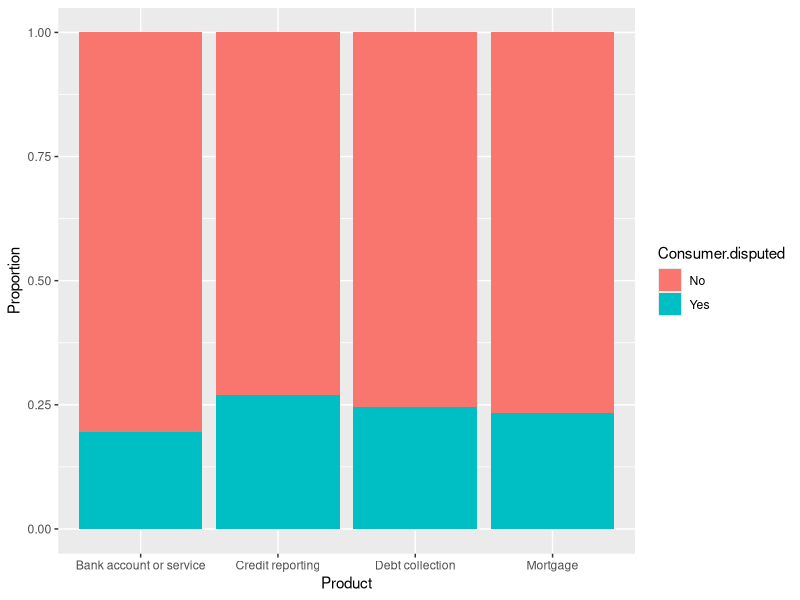
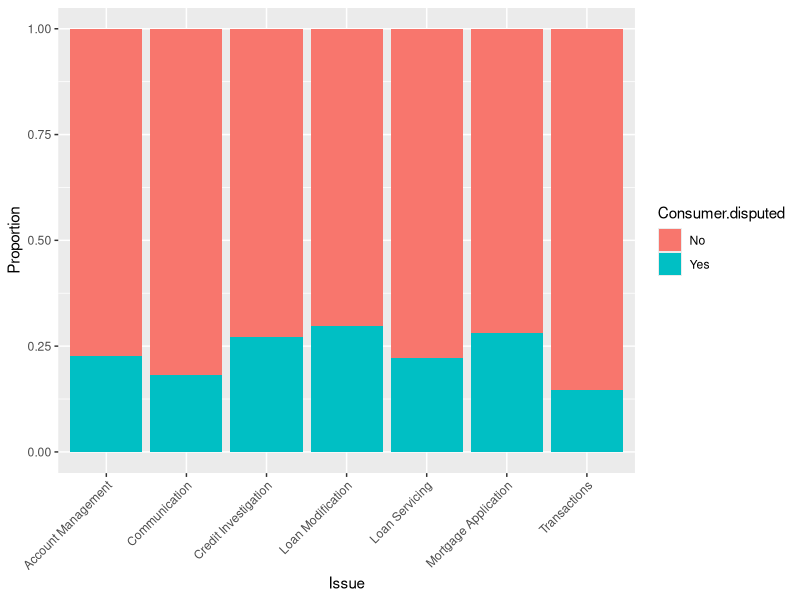
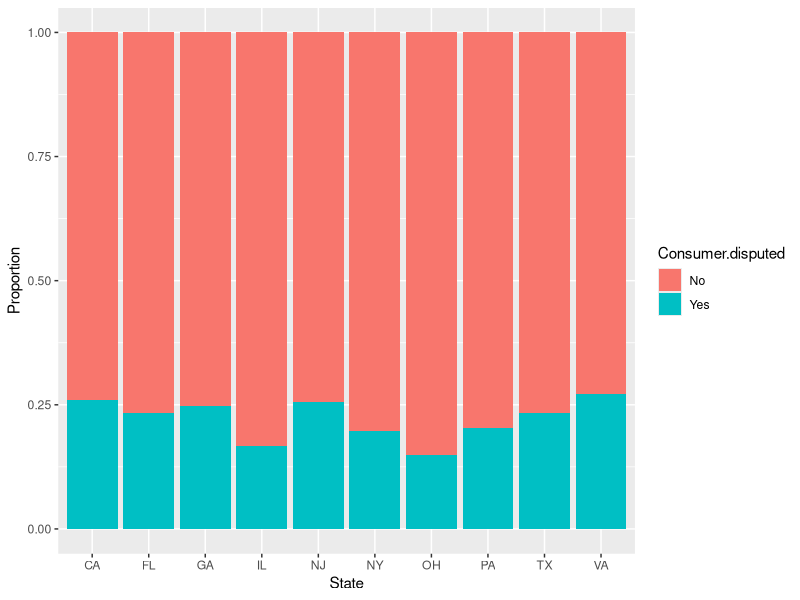
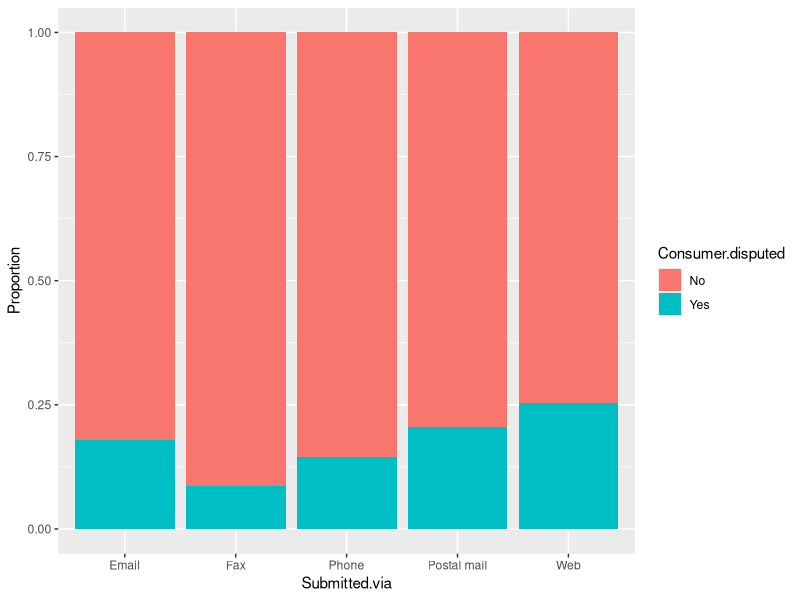
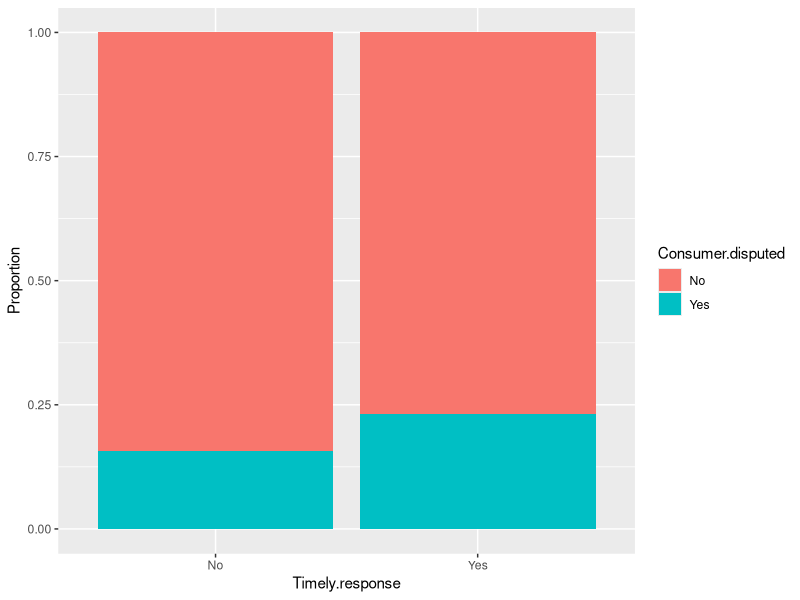
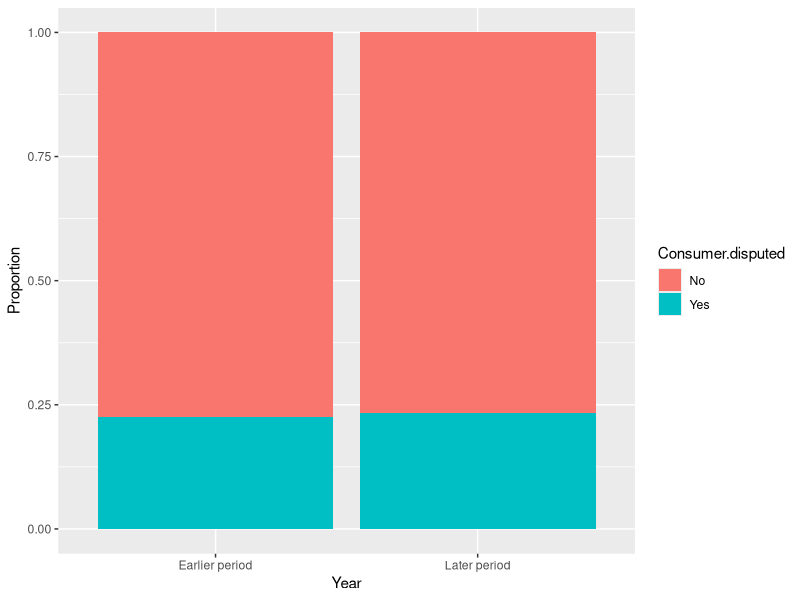
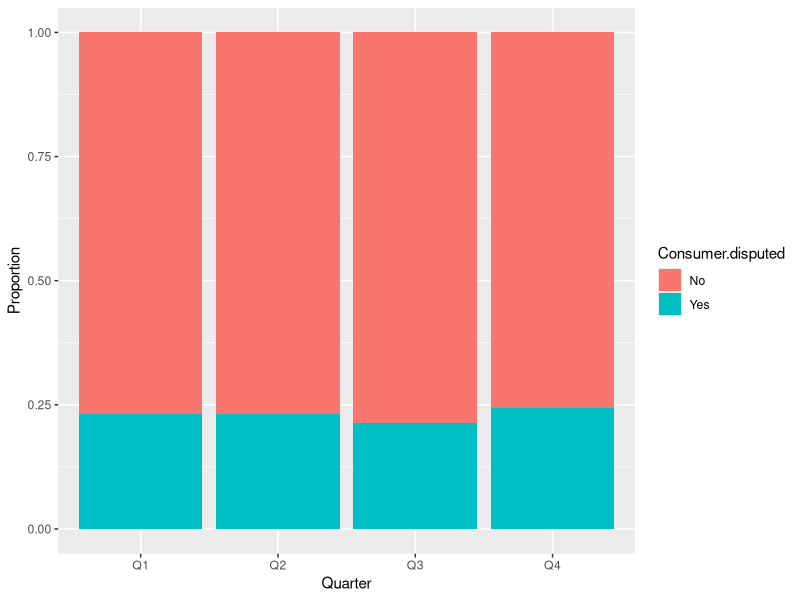
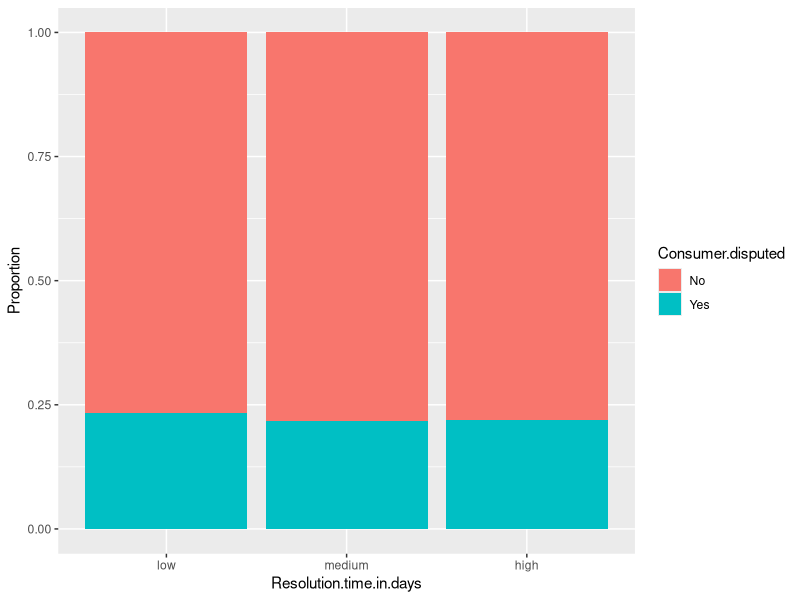

Reproduce these figures in R, in order.
## ---- chunk 1
library(tidyverse)
library(dplyr)
library(caret)
library(ggplot2)
library(e1071)

cc <- read.csv('consumer_complaints.csv')
glimpse(cc)
## ---- chunk 2
str(cc$Consumer.disputed.)

cc$Consumer.disputed. <- factor(cc$Consumer.disputed.)
levels(cc$Consumer.disputed.)

table(cc$Consumer.disputed.)

cc %>% group_by(Consumer.disputed.) %>% 
  summarise(Count = n()/14000)
## ---- chunk 3
names(cc)
cc <- cc %>% rename(Resolution.time.in.days = Resolution.time.in.days., 
              Timely.response=Timely.response.,
              Consumer.disputed=Consumer.disputed.,
              Quarter = QTR..US.FLY.)

## ---- chunk 4
sapply(cc, function(x) length(unique(x)))
## ---- chunk 5
cc <- cc %>% select(-X.ID, -Company, -Date.received, -Date.resolved, -Date.received.1, -Date.resolved.1)

str(cc)
## ---- chunk 6
summary(cc)
table(cc$State)

cc <- cc %>% select(-state.name) %>% 
  filter(Resolution.time.in.days>=0)

str(cc)
## ---- chunk 7
cc <- cc %>% 
  mutate(Year = cut(Year,
                    breaks = c(2012, 2014, 2016),
                    labels = c("Earlier period", "Later period"),
                    right = TRUE))

str(cc)

table(cc$Resolution.time.in.days)

non_zero_values <- cc$Resolution.time.in.days[cc$Resolution.time.in.days > 0]
breaks <- quantile(non_zero_values, probs = seq(0, 1, length.out = 3))

breaks <- c(0, breaks)

cc$Resolution.time.in.days <- cut(cc$Resolution.time.in.days, breaks = breaks, labels = c("low", "medium", "high"), include.lowest = TRUE)


table(cc$Resolution.time.in.days)
## ---- chunk 8
length(unique(cc$Product))
top_6_Product <- cc %>% 
  count(Product, sort = TRUE) %>% 
  slice(1:6) %>% 
  select(Product)

length(unique(cc$Issue))
top_7_Issue <- cc %>% 
  count(Issue, sort = TRUE) %>% 
  slice(1:7) %>% 
  select(Issue)

length(unique(cc$State))
top_10_State <- cc %>% 
  count(State, sort = TRUE) %>% 
  slice(1:10) %>% 
  select(State)

cc <- cc %>% filter(Product %in% top_6_Product$Product & 
                Issue %in% top_7_Issue$Issue &
                State %in% top_10_State$State)

cc <- cc %>% 
  mutate(Issue = case_when(
    Issue == "Account opening, closing, or management" ~ "Account Management",
    Issue == "Application, originator, mortgage broker" ~ "Mortgage Application",
    Issue == "Communication tactics" ~ "Communication",
    Issue == "Credit reporting company's investigation" ~ "Credit Investigation",
    Issue == "Deposits and withdrawals" ~ "Transactions",
    Issue == "Loan modification,collection,foreclosure" ~ "Loan Modification",
    Issue == "Loan servicing, payments, escrow account" ~ "Loan Servicing",
    TRUE ~ Issue
  ))

nrow(cc)
## ---- chunk 9
str(cc)
cc$Product <- as.factor(cc$Product)
cc$Issue <- as.factor(cc$Issue)
cc$State <- as.factor(cc$State)
cc$Submitted.via <- as.factor(cc$Submitted.via)
cc$Timely.response <- as.factor(cc$Timely.response)
cc$Year <- as.factor(cc$Year)
cc$Quarter <- as.factor(cc$Quarter)
## ---- chunk 10
set.seed(79)
cc.index <- sample(c(1:nrow(cc)), nrow(cc)*0.6)
cc_train.df <- cc[cc.index, ]
cc_valid.df <- cc[-cc.index, ]
## ---- chunk 11
ggplot(cc_train.df, aes(x = Product, fill = Consumer.disputed)) +
    geom_bar(position = 'fill') +
  labs(x = "Product", y = "Proportion")

ggplot(cc_train.df, aes(x = Issue, fill = Consumer.disputed)) +
    geom_bar(position = 'fill') +
  # coord_flip() +
  theme(axis.text.x = element_text(angle = 45, hjust = 1)) +
  labs(x = "Issue", y = "Proportion")

ggplot(cc_train.df, aes(x = State, fill = Consumer.disputed)) +
    geom_bar(position = 'fill') +
  labs(x = "State", y = "Proportion")

ggplot(cc_train.df, aes(x = Submitted.via, fill = Consumer.disputed)) +
    geom_bar(position = 'fill') +
  labs(x = "Submitted.via", y = "Proportion")

ggplot(cc_train.df, aes(x = Timely.response, fill = Consumer.disputed)) +
    geom_bar(position = 'fill') +
  labs(x = "Timely.response", y = "Proportion")

ggplot(cc_train.df, aes(x = Year, fill = Consumer.disputed)) +
    geom_bar(position = 'fill') +
  labs(x = "Year", y = "Proportion")

ggplot(cc_train.df, aes(x = Quarter, fill = Consumer.disputed)) +
    geom_bar(position = 'fill') +
  labs(x = "Quarter", y = "Proportion")

ggplot(cc_train.df, aes(x = Resolution.time.in.days, fill = Consumer.disputed)) +
    geom_bar(position = 'fill') +
  labs(x = "Resolution.time.in.days", y = "Proportion")

## ---- chunk 12
cc_train.df <- cc_train.df %>% select(-Year, -Quarter, -Resolution.time.in.days)
str(cc_train.df)

cc.nb <- naiveBayes(Consumer.disputed ~.,data = cc_train.df)
cc.nb
## ---- chunk 13
str(cc_train.df)
## ---- chunk 14
confusionMatrix(predict(cc.nb, newdata=cc_train.df), cc_train.df$Consumer.disputed)

confusionMatrix(predict(cc.nb, newdata=cc_valid.df), cc_valid.df$Consumer.disputed)
## ---- chunk 15
pred.prob <- predict(cc.nb, newdata=cc_valid.df, type="raw")
# pred.prob

pred.class <- predict(cc.nb, newdata=cc_valid.df)
# pred.class

df <- data.frame(actual=cc_valid.df$Consumer.disputed,
                 predicted=pred.class, pred.prob)

valid_25 <- df %>% arrange(desc(Yes)) %>% slice(1:25)

table(valid_25$actual)
valid_25 %>% filter(actual == 'Yes')
## ---- chunk 16
my_data <- cc_train.df[45,]
my_data

predict(cc.nb, my_data)
predict(cc.nb, my_data, type="raw")

cc.nb
no_score <- 0.7704785 * 0.41947368 * 0.07526316 * 0.06526316 * 0.680526316 * 0.01684211
yes_score <- 0.2295215 * 0.42756184 * 0.09893993 * 0.04416961 * 0.779151943 * 0.01060071

no_score/(no_score + yes_score)
